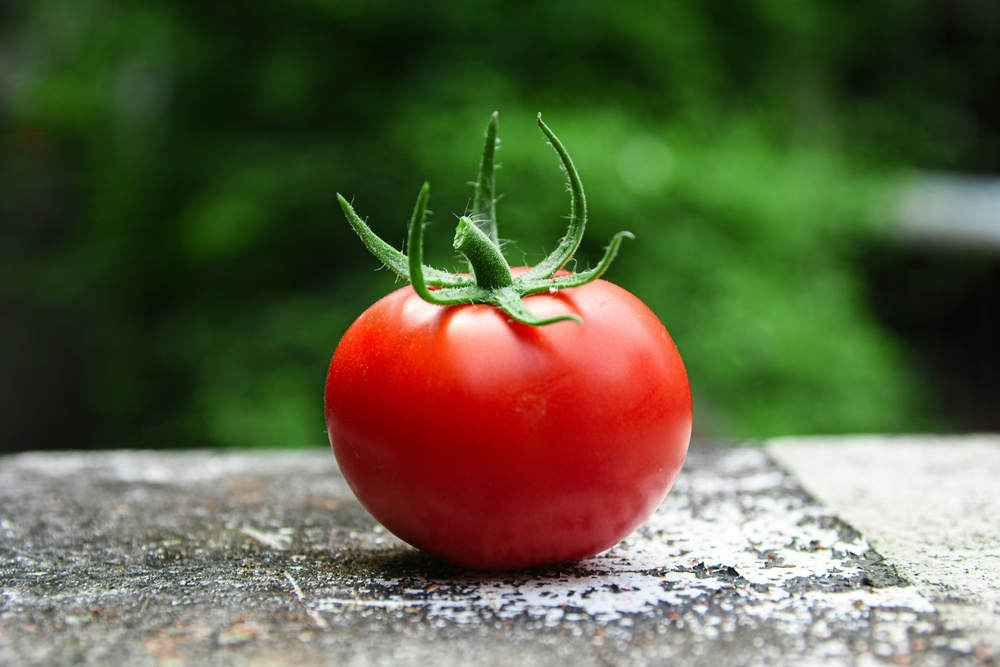
#> input picture Classifier/test_images/tomato/img1.jpg, 1000 x 667 px, shrunk from 4496 x 3000 before the run, found by its file name
$ python blemish.py
#> lines starting #> are read from the running program, lines starting #| are printed output that depends on the picture; after the words box and inside, x2 and y2 are one past the last pixel; in counts of white or black regions, pixels touching at a corner belong together
#> in blemish_percent, img is the input picture: shape (667, 1000, 3); mean B, G, R 67, 95.8, 93
import cv2
import numpy as np
import matplotlib.pyplot as plt
from PIL import Image


def save_image(img_, name_):
    image_name = name_ + '.png'
    image_pil = Image.fromarray(img_)
    image_pil.save(image_name)


def show_image(image_, description, save_=False):
    # Convert BGR to RGB for saving with PIL
    image_rgb = cv2.cvtColor(image_, cv2.COLOR_BGR2RGB)

    # Plot the image using matplotlib
    plt.imshow(image_rgb)
    plt.title(description)
    plt.axis('off')
    plt.show()

    # Save the image if required
    if save_:
        save_image(image_, description)


def draw_contours(img):
    LAB = cv2.cvtColor(img, cv2.COLOR_BGR2LAB)
#> LAB: shape (667, 1000, 3); mean of channels 0, 1, 2 102.1, 121.7, 146

    # Extract hue and saturation channels
    L, a, b = cv2.split(LAB)
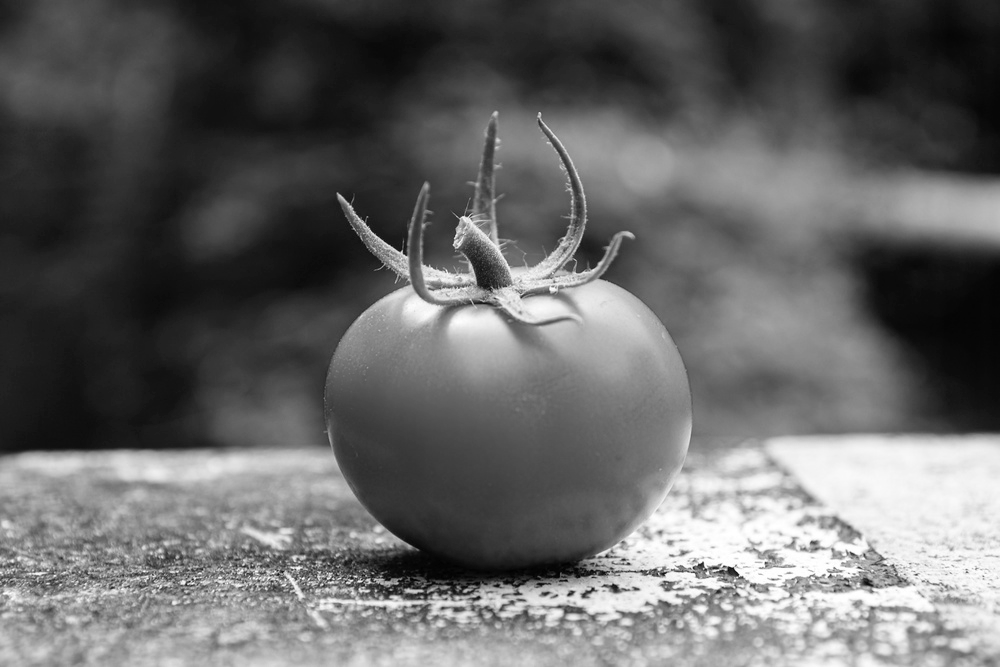
#> L: shape (667, 1000); min 0, max 255, mean 102.1
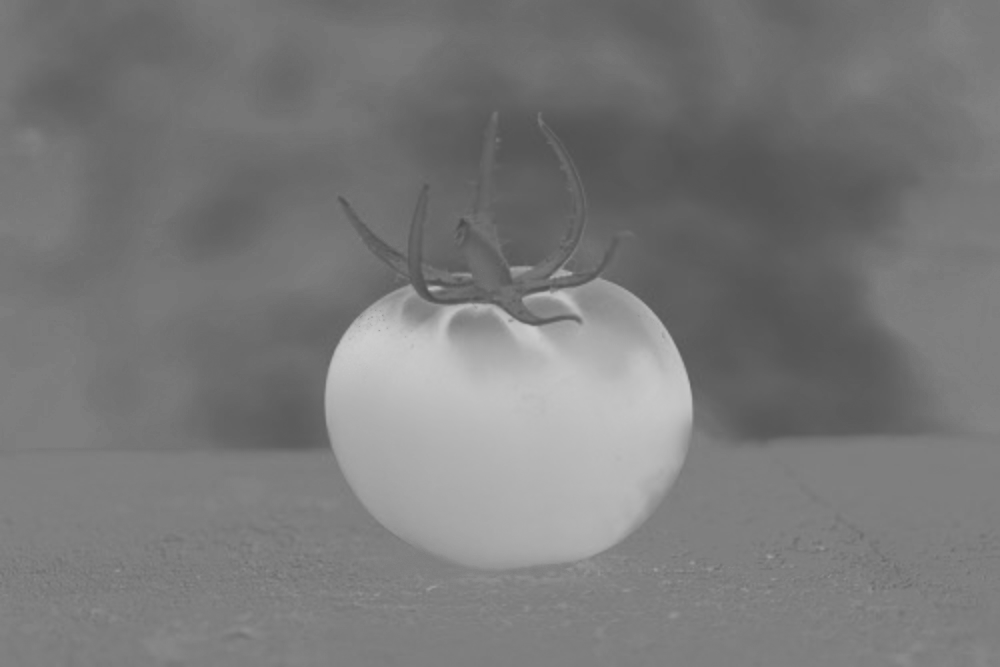
#> a: shape (667, 1000); min 73, max 206, mean 121.7
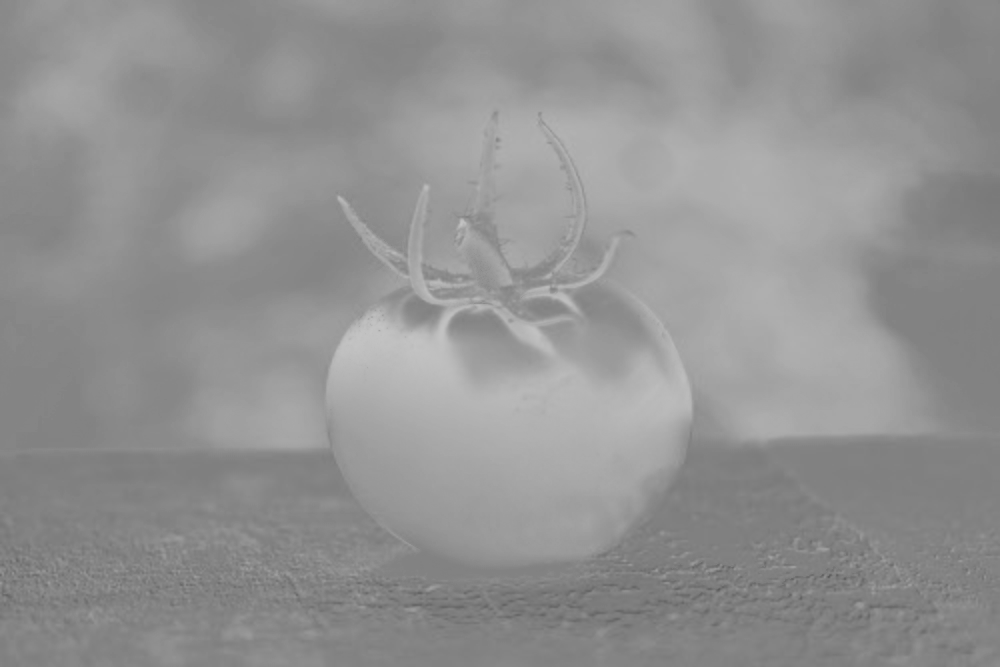
#> b: shape (667, 1000); min 91, max 196, mean 146

    # Threshold the hue channel to identify the region of interest
    _, thresholded = cv2.threshold(a, 0, 255, cv2.THRESH_BINARY + cv2.THRESH_OTSU)
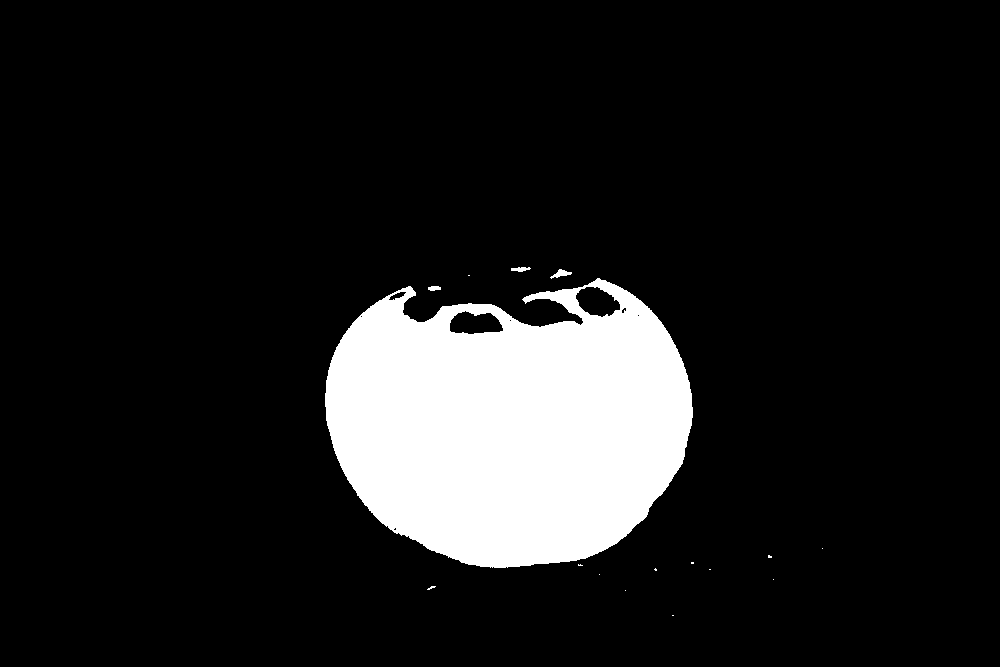
#> thresholded: shape (667, 1000); 12% white; 16 white regions (12 under 20 px)

    # Find contours
    contours, _ = cv2.findContours(thresholded, cv2.RETR_EXTERNAL, cv2.CHAIN_APPROX_SIMPLE)
#> contours = 16 contours, 12 with area under 20; largest, box (x1, y1, x2, y2) and area: (325, 278, 693, 568) 80788, (550, 269, 572, 279) 74, (511, 267, 531, 272) 47, (428, 286, 441, 291) 37

    # Draw contours on the original image
    contour_img = img.copy()

    # Find the contour with the largest area
    main_contour = max(contours, key=cv2.contourArea)
#> main_contour = contour of 580 points, box (x1, y1, x2, y2) (325, 278, 693, 568), area 80788

    # Create a mask for segmented pixels using the main contour
    mask = np.zeros_like(img)
    cv2.drawContours(mask, [main_contour], -1, (255, 255, 255), cv2.FILLED)
#> mask: shape (667, 1000, 3); 12.2% white; 1 white region, box (x1, y1, x2, y2) and area: (325, 278, 693, 568) 81367

    # Apply the mask to the original image
    segmented_img = cv2.bitwise_and(img, mask)

    # Create a mask for contour outlines using the main contour
    contour_outline_mask = np.zeros_like(img)
    cv2.drawContours(contour_outline_mask, [main_contour], -1, (0, 255, 0), thickness=8)

    # Combine contour outlines with original image
    image_with_contour = cv2.addWeighted(img, 1, contour_outline_mask, 1, 0)

    # Convert BGR to RGB for matplotlib
    segmented_img_rgb = cv2.cvtColor(segmented_img, cv2.COLOR_BGR2RGB)
    image_with_contour_rgb = cv2.cvtColor(image_with_contour, cv2.COLOR_BGR2RGB)

    return segmented_img_rgb


def total_pixel_count(img_rgb):
    # Convert segmented image from RGB to grayscale
    segmented_img_gray = cv2.cvtColor(img_rgb, cv2.COLOR_RGB2GRAY)

    # Count the number of non-zero pixels (pixels that are not black)
    total_num_pixels = np.count_nonzero(segmented_img_gray)
    return total_num_pixels


def image_blemish_mask(img_rgb, produce_type):
    # Convert segmented image from RGB to HSV color space
#> called with produce_type = 'carrot'
    segmented_img_hsv = cv2.cvtColor(img_rgb, cv2.COLOR_RGB2HSV)
#> segmented_img_hsv: shape (667, 1000, 3); mean H, S, V 5.3, 25.5, 21.8

    # Define lower and upper threshold values for tomato red in HSV color space
    if produce_type == "tomato":
        lower_gray = np.array([0, 0, 0])  # Lower threshold for low saturation and mid-value
        upper_gray = np.array([256, 200, 200])
    elif produce_type == 'carrot':
        lower_gray = np.array([0, 0, 0])  # Lower threshold for low saturation and mid-value
        upper_gray = np.array([256, 200, 200])
    else:
        lower_gray = np.array([0, 0, 20])  # Lower threshold for low saturation and mid-value
        upper_gray = np.array([180, 250, 180])

    # Create a mask based on the threshold values
    mask = cv2.inRange(segmented_img_hsv, lower_gray, upper_gray)
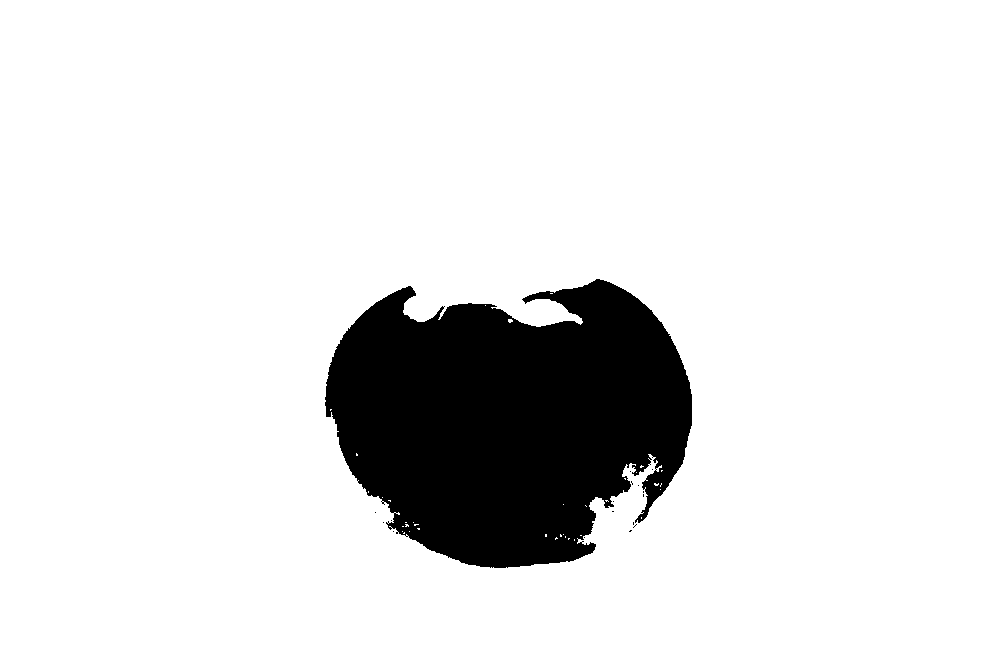
#> mask: shape (667, 1000); 88.5% white; 17 black regions (16 under 20 px), largest, box (x1, y1, x2, y2) and area: (325, 279, 692, 568) 76892

    # Apply the mask to the segmented image
    segmented_img_blemish = cv2.bitwise_and(img_rgb, img_rgb, mask=mask)
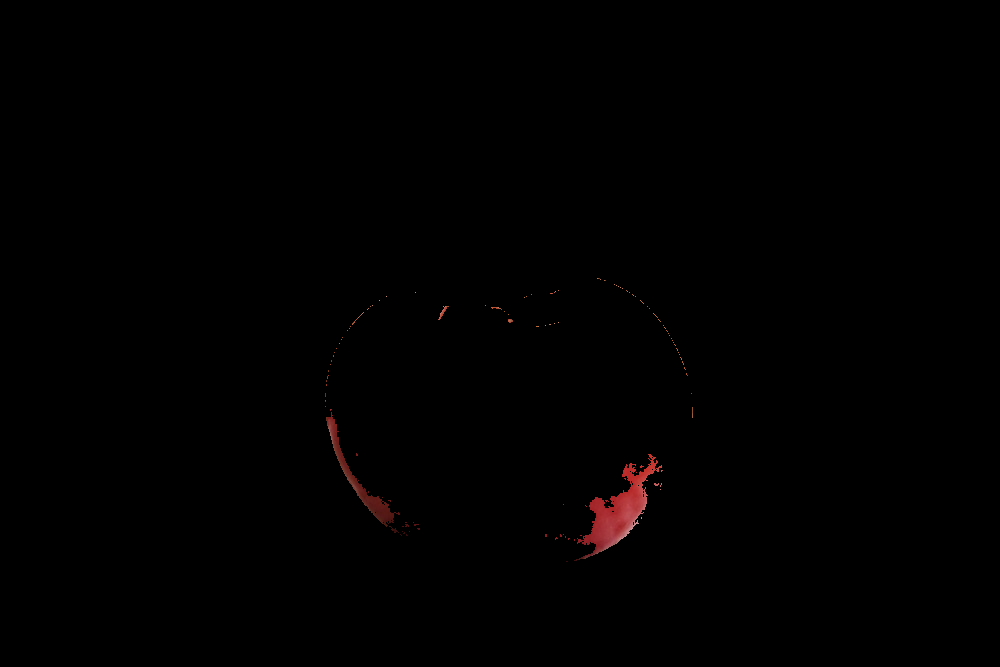
#> segmented_img_blemish: shape (667, 1000, 3); mean R, G, B 1, 0.3, 0.3

    # Convert to grayscale
    segmented_img_gray = cv2.cvtColor(segmented_img_blemish, cv2.COLOR_RGB2GRAY)

    # Count the number of non-zero pixels (pixels that are not black)
    black_spot_num_pixels = np.count_nonzero(segmented_img_gray)
#> black_spot_num_pixels = 4444

    return black_spot_num_pixels, segmented_img_blemish


def blemish_percent(imgs):
    total_percentage = 0
    produce_type = 'carrot'

    # Read the image once outside the loop
    img = cv2.imread(imgs[0])
    segmented_img = draw_contours(img)

    for img_path in imgs:
        # Read image data
        img = cv2.imread(img_path)

        # Process the image and calculate blemish percentage
        blemish_pixels, blemish_img = image_blemish_mask(segmented_img, produce_type)
#> blemish_pixels = 4444
        total_percentage += (blemish_pixels / total_pixel_count(segmented_img)) * 100
#> in total_pixel_count, `segmented_img_gray = cv2.cvtColor(img_rgb, cv2.COLOR_RGB2GRAY)`:
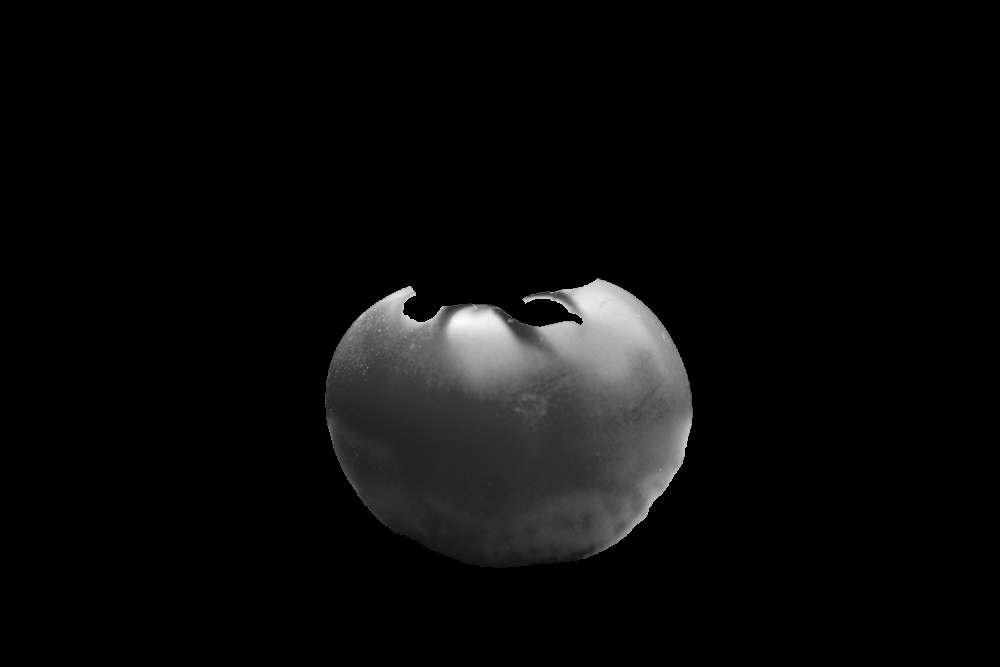
#> segmented_img_gray: shape (667, 1000); min 0, max 253, mean 10.4
#> in total_pixel_count, `total_num_pixels = np.count_nonzero(segmented_img_gray)`: total_num_pixels = 81367
#> total_percentage = 5.46

    # Calculate the average percentage
    average_percentage = total_percentage / len(imgs)

    return average_percentage


imgs = [r'C:\Users\calvin\Downloads\UWI\Year 3\Semester 2\CSTONE\Appearance\Produce-Grader\Classifier\test_images\tomato\img1.jpg'] * 100
print(f"\nBlemish percentage: {blemish_percent(imgs)}")
